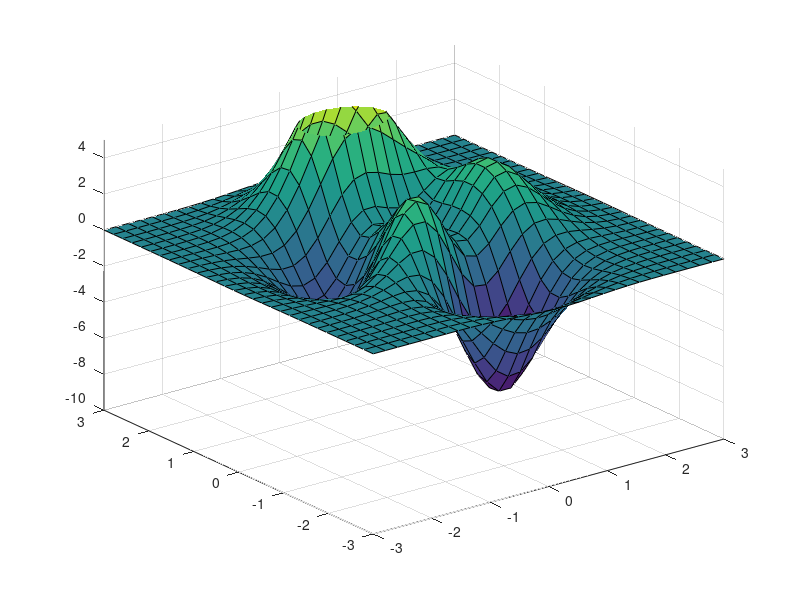
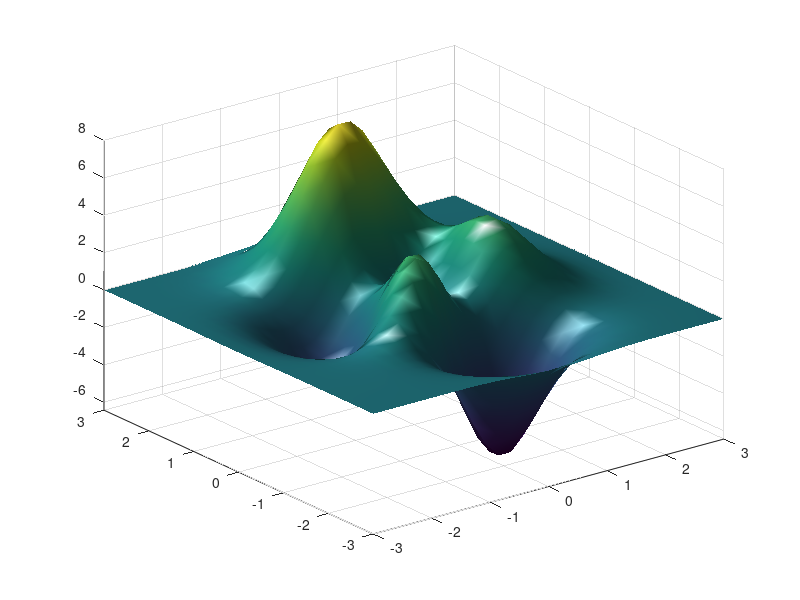

Here is the MATLAB script that generated these plots, in order:

[X,Y,Z] = peaks(30);
close all;
surf(X,Y,Z)
axis([-3 3 -3 3 -10 5])
figure;
surf(X,Y,Z,'FaceColor','interp','FaceLighting','phong','EdgeColor','none');
axis tight
camlight left
